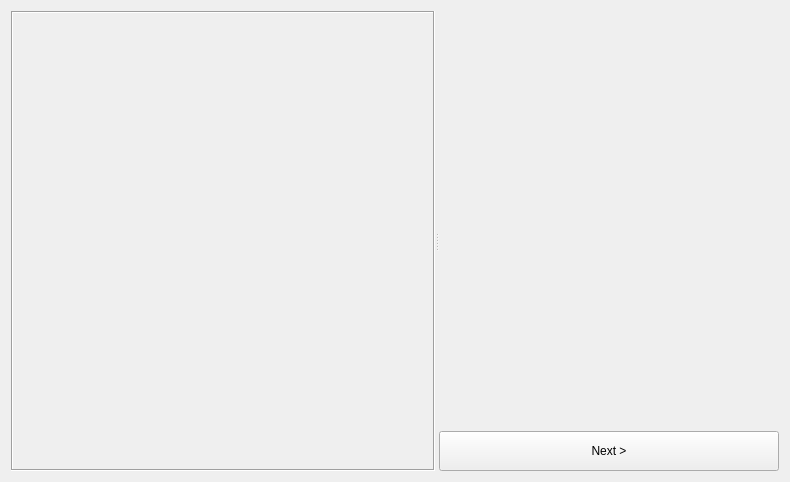
<?xml version="1.0" encoding="UTF-8"?>
<ui version="4.0">
 <class>Form</class>
 <widget class="QWidget" name="Form">
  <property name="geometry">
   <rect>
    <x>0</x>
    <y>0</y>
    <width>790</width>
    <height>482</height>
   </rect>
  </property>
  <property name="windowTitle">
   <string>Mask</string>
  </property>
  <layout class="QHBoxLayout" name="horizontalLayout">
   <item>
    <widget class="QSplitter" name="splitter">
     <property name="orientation">
      <enum>Qt::Horizontal</enum>
     </property>
     <widget class="QFrame" name="_imageHolder">
      <property name="frameShape">
       <enum>QFrame::Box</enum>
      </property>
      <property name="frameShadow">
       <enum>QFrame::Sunken</enum>
      </property>
      <property name="lineWidth">
       <number>1</number>
      </property>
     </widget>
     <widget class="QWidget" name="_rightoptions" native="true">
      <layout class="QVBoxLayout" name="verticalLayout_3">
       <property name="margin" stdset="0">
        <number>0</number>
       </property>
       <item>
        <widget class="QWidget" name="_toolHolder" native="true"/>
       </item>
       <item>
        <spacer name="verticalSpacer">
         <property name="orientation">
          <enum>Qt::Vertical</enum>
         </property>
         <property name="sizeHint" stdset="0">
          <size>
           <width>20</width>
           <height>40</height>
          </size>
         </property>
        </spacer>
       </item>
       <item>
        <widget class="QPushButton" name="_nextStep">
         <property name="minimumSize">
          <size>
           <width>0</width>
           <height>40</height>
          </size>
         </property>
         <property name="text">
          <string>Next &gt;</string>
         </property>
        </widget>
       </item>
      </layout>
     </widget>
    </widget>
   </item>
  </layout>
 </widget>
 <resources/>
 <connections/>
</ui>
